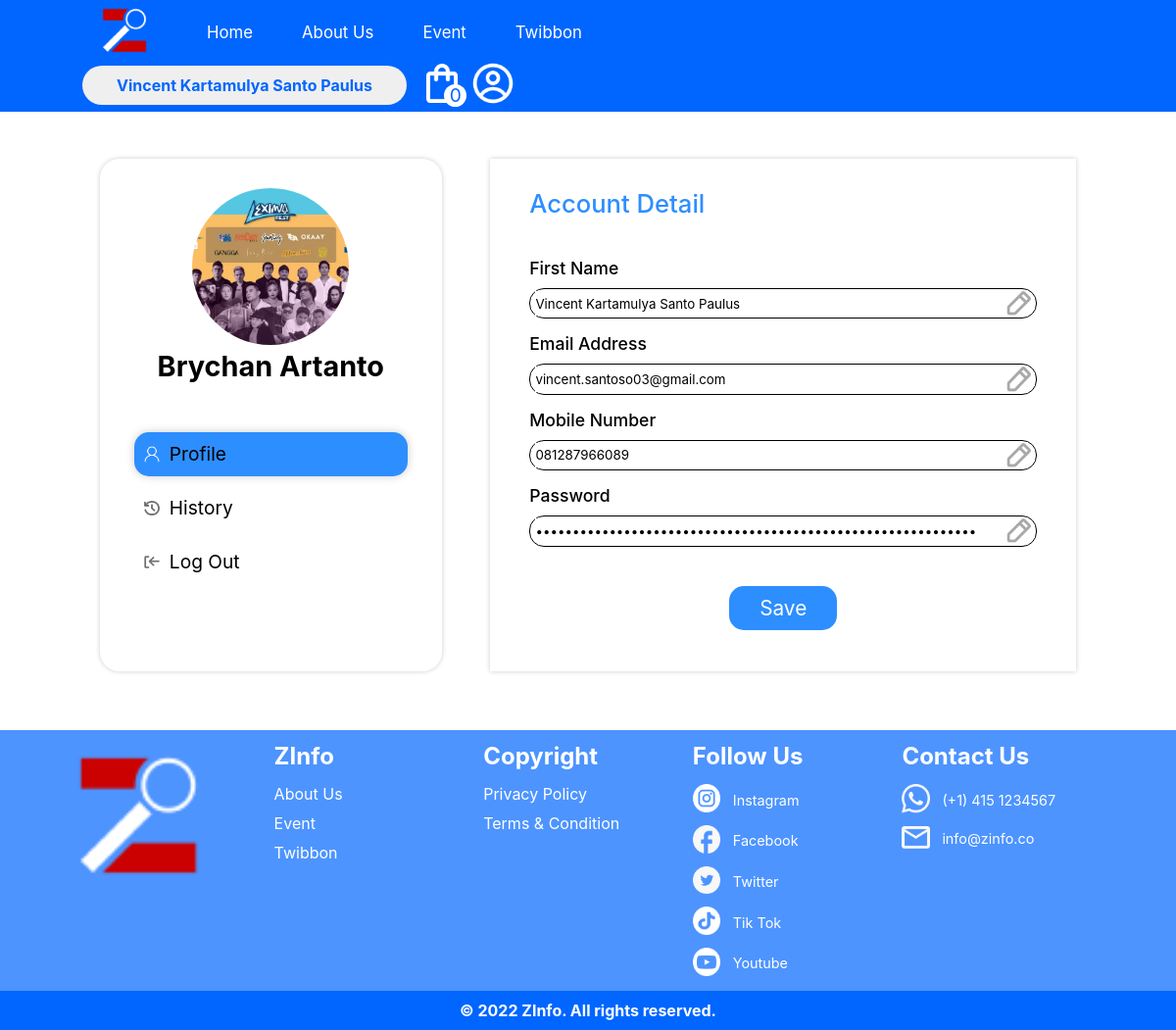
The page /profile.php (signed in) on the database its author committed.
### tables this page shows
CREATE TABLE `user` (
  `UserID` int(11) NOT NULL,
  `Nama` varchar(200) NOT NULL,
  `Email` varchar(100) NOT NULL,
  `Password` varchar(100) NOT NULL,
  `TanggalLahir` date DEFAULT NULL,
  `JenisKelamin` char(6) DEFAULT NULL,
  `NoTelp` varchar(12) NOT NULL
);

### profile.php (the view, shortened to what this page needs)
<!DOCTYPE html>
<html lang="en">
<head>
    <link rel="stylesheet" href="css/profile.css">
</head>
<body>
    <?php
        include 'DBconn.php';
        $UserID = $_SESSION["id"];
        $query = mysqli_query($conn, "SELECT * FROM `user` WHERE UserID = '$UserID'");
        $userDetail = mysqli_fetch_assoc($query);
    ?>
    <?php include "navbar.php" ?>
    <div id="profile">
        <div id="left-profile">
            <div>
                <img src="Asset/poster/12.jpeg" alt="">
                <h3>Brychan Artanto</h3>
                <div class="profile-menu active">
                    <img src="Asset/white-profile.png" alt="">
                    <p>Profile</p>
                </div>
                <div class="profile-menu">
                    <img src="Asset/history.png" alt="">
                    <p>History</p>
                </div>
                <div class="profile-menu">
                    <img src="Asset/logout.png" alt="">
                    <p>Log Out</p>
                </div>
            </div>
        </div>
        <div id="right-profile">
            <form action="profile.php" id="myForm" method="POST">
                <div>
                    <p>
                        Account Detail
                    </p>
                    <label for="">First Name</label>
                    <div class="input-control">
                        <input type="text" name="nama" value="<?= $userDetail['Nama']?>">
                        <img src="Asset/edit.png" alt="">
                    </div>
                    <label for="">Email Address</label>
                    <div class="input-control">
                        <input type="text" name="email" value="<?= $userDetail['Email']?>">
                        <img src="Asset/edit.png" alt="">
                    </div>
                    <label for="">Mobile Number</label>
                    <div class="input-control">
                        <input type="text" name="notelp" value="<?= $userDetail['NoTelp']?>">
                        <img src="Asset/edit.png" alt="">
                    </div>
                    <label for="">Password</label>
                    <div class="input-control">
                        <input type="password" name="password" value="<?= $userDetail['Password']?>">
                        <img src="Asset/edit.png" alt="">
                    </div>
                    <div id="button">
                        <button id="saveButton" name="updateProfile" onclick="updates()">Save</button>
                    </div>
                </div>
            </form>
        </div>
    </div>
    <?php include "footer.php" ?>
</body>
</html>

### navbar.php (shortened to what this page needs)
<!DOCTYPE html>
<html lang="en">
<head>
    <link rel="stylesheet" href="css/navbar.css">
</head>
<body>
    <?php
        include 'DBconn.php';
        $total_cart = 0;
        if(isset($_SESSION["login"])):
            $UserID = $_SESSION["id"];
            $query = mysqli_query($conn, "SELECT * FROM cart WHERE UserID = '$UserID'");
            $profile = mysqli_query($conn, "SELECT * FROM `user` WHERE UserID = '$UserID'");
            $total_cart = mysqli_num_rows($query);
            $profiles = mysqli_fetch_assoc($profile);
        endif
    ?>
    <nav id="nav">
        <div>
            <ul id="ul">
                <li>
                    <a href="home.php">
                        <img src="Asset/Logo Zinfo 2.png" alt="">
                    </a>
                </li>
                <li>
                    <a href="home.php">Home</a>
                </li>
                <li>
                    <a href="">About Us</a>
                </li>
                <li>
                    <a href="event.php">Event</a>
                </li>
                <?php if(isset($_SESSION['login'])) : ?>
                <li>
                    <a href="twibbon.php">Twibbon</a>
                </li>
                <?php else : ?>
                <li>
                    <a href="login.php">Twibbon</a>
                </li>
                <?php endif; ?>
            </ul>
        </div>
        <div>
            <ul id="ul2">
                <?php if(!isset($_SESSION["login"])): ?>
                    <li id="login" onclick="location.href = 'login.php'">
                        <button>Log In</button>
                    </li>
                    <li>
                        <a href="login.php">
                            <img src="Asset/cart.png" alt="">
                        </a>
                    </li>
                <?php else: ?>
                    <li id="login">
                        <button>
                            <?php
                                $nama = $profiles['Nama'];
                                echo $nama;
                            ?>
                        </button>
                    </li>
                    <li id="liabsolute" onclick="location.href='cart.php'">
                        <a href="cart.php">
                            <img src="Asset/cart.png" alt="">
                        </a>
                        <div id="qty">
                            <?= $total_cart ?>
                        </div>
                    </li>
                <?php endif ?>
                <li>
                    <img src="Asset/profil.png" alt="" onclick="toggleMenu()">
                </li>
            </ul>
        </div>
    </nav>
</body>
</html>

### css/profile.css (style rules this page uses)
body { max-height: 100%; }
* { margin: 0; padding: 0; font-family: -apple-system, BlinkMacSystemFont, 'Segoe UI', Roboto, Oxygen, Ubuntu, Cantarell, 'Open Sans', 'Helvetica Neue', sans-serif; box-sizing: border-box; }
#profile { display: flex; flex-wrap: wrap; margin: 4% 8.5%; justify-content: space-between; }
#profile #left-profile { flex: 35%; max-width: 35%; }
#left-profile { text-align: center; box-shadow: 0px 0px 5px rgba(0,0,0, 20%); border-radius: 20px; padding: 3% 0% 8% 0%; }
#left-profile>div>img { width: 10em; height: 10em; object-fit: cover; border-radius: 50%; }
#left-profile>div>h3 { font-size: 1.8em; margin-bottom: 50px; }
.profile-menu { display: flex; flex-wrap: wrap; align-items: center; margin: 10px 10%; padding: 3%; font-size: 1.2em; }
.profile-menu img { flex: 6%; max-width: 6%; margin-right: 10px; }
.active { background-color: #2D8EFF; border-radius: 15px; box-shadow: 0px 0px 10px rgba(0,0,0, 20%); }
#profile #right-profile { flex: 60%; max-width: 60%; }
#right-profile { box-shadow: 0px 0px 5px rgba(0,0,0, 20%); padding: 3% 4%; }
#right-profile p { font-size: 1.6em; font-weight: 500; color: #2D8EFF; margin-bottom: 40px; }
.input-control { display: flex; flex-wrap: wrap; justify-content: space-between; border: 1px solid black; margin-top: 10px; margin-bottom: 15px; border-radius: 15px; padding: 0.4% 1%; }
#right-profile label { font-size: 1.1em; font-weight: 500; }
.input-control input { border: none; width: 90%; }
.input-control img { width: 5%; }
#button { text-align: center; margin-top: 40px; }
#saveButton { background-color: #2D8EFF; color: white; padding: 2% 6%; border: none; border-radius: 15px; font-size: 1.3em; cursor: pointer; }

### css/navbar.css (style rules this page uses)
nav { position: sticky; left: 0; top: 0; z-index: 5; display: flex; padding: 3px 7%; justify-content: space-between; align-items: center; background-color: #0066FF; flex-wrap: wrap; width: 100%; }
#ul > li > a > img { width: 50%; }
nav ul { list-style-type: none; display: flex; justify-content: space-between; align-items: center; }
nav>div>#ul>li>a { padding: 15px; padding-right: 35px; color: white; font-size: 1.4vw; text-decoration: none; }
#ul2 img { width: 70%; }
#login > button { padding: 10px 35px; border: none; border-radius: 20px; color: #0066FF; font-weight: bolder; font-size: 1em; margin-right: 20px; cursor: pointer; }
#liabsolute { position: relative; }
#qty { position: absolute; bottom: 0%; right: 10%; background-color: white; border-radius: 50%; width: 1.2em; height: 1.2em; display: flex; justify-content: center; align-items: center; font-size: 1.2em; cursor: pointer; color:#0066FF }

### rows shown on the page
user: Nama "Vincent Kartamulya Santo Paulus", nama "Vincent Kartamulya Santo Paulus", email "vincent.santoso03@gmail.com", notelp "081287966089"

### other values the page prints
$total_cart "0"
